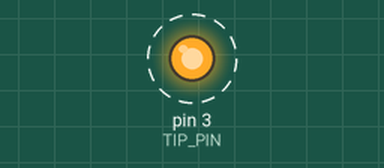
Bench run of a sketch on a simulated Arduino Uno, built with avr-gcc and run on an emulated ATmega328P. On the bench: output pins drawn as LEDs (lit = HIGH). Dashed ring = blinking.

Above: at 0.5 s.
Timing chart, 0 to 4.6 s (numbered marks = the images above):
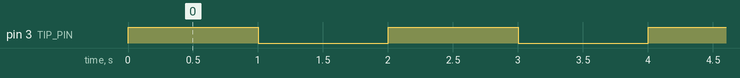

Measured:
- by itself, pin 3 (TIP_PIN): alternates HIGH for 1.0 s and LOW for 1.0 s

The sketch:

W05-01-blink.ino
```cpp
// W05:: Motion
// 'BLink' a transistor -- turning motors ON and OFF

int TIP_PIN = 3;

void setup() {
  // put your setup code here, to run once:
  pinMode(TIP_PIN, OUTPUT);

}

void loop() {
  // put your main code here, to run repeatedly:
  digitalWrite(TIP_PIN, 1);
  delay(1000);
  digitalWrite(TIP_PIN, 0);
  delay(1000);
}
```
